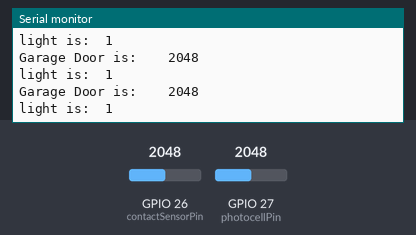
Recording of a sketch running on a simulated ESP32. On the bench: the last lines printed to the serial monitor. The test bench sets the inputs (shaded band); at power-on: GPIO 26 (contactSensorPin) = 2048, GPIO 27 (photocellPin) = 2048.

Above: at 1.2 s.
1.3 s: GPIO 26 (contactSensorPin) set to 1040
At 2.2 s:
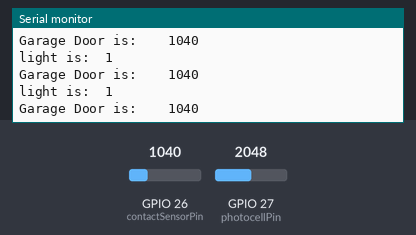
4.3 s: GPIO 26 (contactSensorPin) set to 947
At 4.9 s:
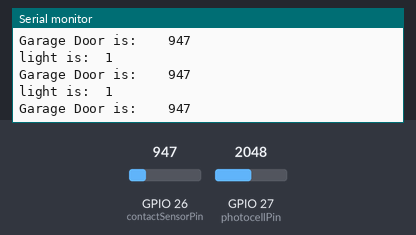
16.3 s: GPIO 26 (contactSensorPin) set to 8
At 16.9 s:
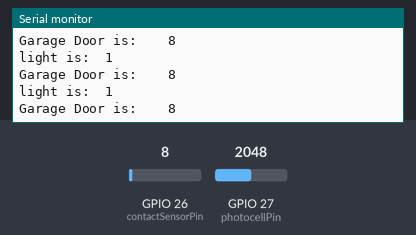
19.3 s: GPIO 26 (contactSensorPin) set to 11
At 20.3 s:
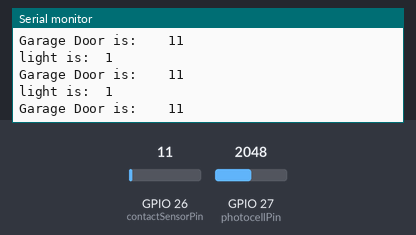
Timing chart, 0 to 22.3 s (numbered marks = the images above; inputs shaded):
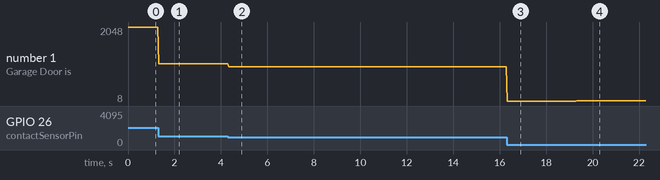

Measured:
- after the input at 1.3 s, the serial monitor: prints a new line at once (image 1)
- after the input at 4.3 s, the serial monitor: prints a new line at once (image 2)
- after the input at 16.3 s, the serial monitor: prints a new line at once (image 3)
- after the input at 19.3 s, the serial monitor: prints a new line at once (image 4)
- plotted number 1: 2048 → 1040 after the input at 1.3 s, 1040 → 947 after the input at 4.3 s, 947 → 8 after the input at 16.3 s, 8 → 11 after the input at 19.3 s

The sketch:

photocell.ino
```cpp
  int photocellPin = 27;
  int photocellReading;
  bool lightStatus;
  int contactSensorPin = 26;
  int contactSensorReading;
  bool garageDoorStatus;

void setup() {
  Serial.begin(9600);
}

void loop() {
  photocellReading = analogRead(photocellPin);
  contactSensorReading = analogRead(contactSensorPin);
  lightStatus = photocellReading > 1000;
  garageDoorStatus = contactSensorReading < 1000;

  Serial.print("light is:  ");
  Serial.println(lightStatus);
  Serial.print("Garage Door is:    ");
  Serial.println(contactSensorReading);
}
```
